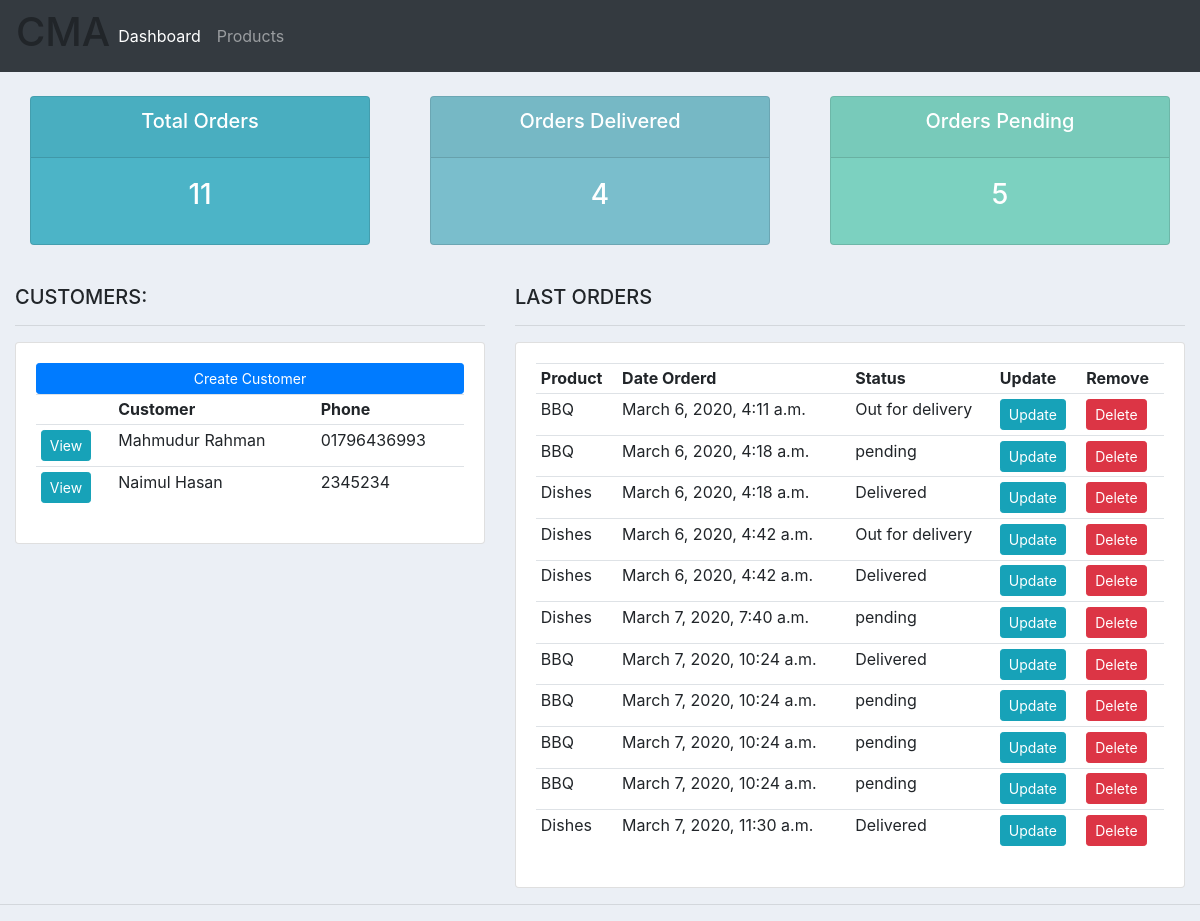
The page / on the database its author committed.
### accounts/models.py (models this page shows, shortened)
class Customer(models.Model):
    name=models.CharField(max_length=200,null=True)
    phone=models.CharField(max_length=200,null=True)
    email=models.CharField(max_length=200,null=True)
    date_created=models.DateTimeField(auto_now_add=True, null=True)

class Order(models.Model):
    customer=models.ForeignKey(Customer,null=True,on_delete=models.SET_NULL)
    product=models.ForeignKey(Product,null=True,on_delete=models.SET_NULL)
    STATUS = (
        ('pending','pending'),
        ('Out for delivery','Out for delivery'),
        ('Delivered','Delivered'),
    )
    date_created=models.DateTimeField(auto_now_add=True,null=True)
    status = models.CharField(max_length=200, null=True,choices=STATUS)
    note = models.CharField(max_length=2000, null=True)

class Product(models.Model):
    CATAGORY =(
        ('Indoor','Indoor'),
        ('Out Door','Out Door'),
    )
    name=models.CharField(max_length=200,null=True)
    price=models.FloatField(max_length=200,null=True)
    category=models.CharField(max_length=200,null=True,choices=CATAGORY)
    description=models.CharField(max_length=200,null=True)
    date_created=models.DateTimeField(auto_now_add=True,null=True)
    tags = models.ManyToManyField(Tag)
    def __str__(self):
        return self.name

### accounts/views.py (the view)
# urls.py: 2. Add a URL to urlpatterns:  path('', views.home, name='home')
def home(request):
    orders=Order.objects.all()
    customers=Customer.objects.all()
    total_customers= customers.count()
    total_ordrs=orders.count()
    delivered=orders.filter(status='Delivered').count()
    pending=orders.filter(status='pending').count()
    context={'orders':orders,'customers':customers,'total_orders':total_ordrs,'pending':pending,'delivered':delivered}
    return render(request,'accounts/dashboard.html',context)

### accounts/templates/accounts/dashboard.html
{%  extends 'accounts/main.html' %}
{% block content %}
{%  include 'accounts/status.html' %}
<br>
<div class="row">
	<div class="col-md-5">
		<h5>CUSTOMERS:</h5>
		<hr>
		<div class="card card-body">
			<a class="btn btn-primary  btn-sm btn-block" href="">Create Customer</a>
			<table class="table table-sm">
				<tr>
					<th></th>
					<th>Customer</th>
					<th>Phone</th>
				</tr>
				{% for customer in customers %}
					<tr>
						<td><a class="btn btn-sm btn-info" href="{% url 'customer' customer.id %}">View</a></td>
						<td>{{customer.name}}</td>
						<td>{{customer.phone}}</td>
					</tr>
				{% endfor %}
			</table>
		</div>
	</div>
	<div class="col-md-7">
		<h5>LAST ORDERS</h5>
		<hr>
		<div class="card card-body">
			<table class="table table-sm">
				<tr>
					<th>Product</th>
					<th>Date Orderd</th>
					<th>Status</th>
					<th>Update</th>
					<th>Remove</th>
				</tr>
				{% for order in orders %}
					<tr>
						<td>{{order.product}}</td>
						<td>{{order.date_created}}</td>
						<td>{{order.status}}</td>
						<td><a class="btn btn-sm btn-info" href="{% url 'update_order' order.id %}">Update</a></td>
						<td><a class="btn btn-sm btn-danger" href="{% url 'delete_order' order.id %}">Delete</a></td>
					</tr>
				{% endfor %}
			</table>
		</div>
	</div>
</div>
{% endblock %}

### accounts/templates/accounts/main.html (shortened to what this page needs)
{% load static %}
<html>
    <head>
        <link rel="stylesheet" href="https://maxcdn.bootstrapcdn.com/bootstrap/4.0.0/css/bootstrap.min.css">
        <link rel="stylesheet" type="text/css" href="{% static '/css/main.css' %}">
    </head>
    <body>
        {% include 'accounts/Navbar.html' %}
        <div class="container-fluid">
            {%  block content %}
            {% endblock %}
        </div>
        <hr>
    </body>
</html>

### accounts/templates/accounts/Navbar.html (shortened to what this page needs)
{% load static %}
<nav class="navbar navbar-expand-lg navbar-dark bg-dark">
 <h1>CMA </h1>
  <div class="collapse navbar-collapse" id="navbarNav">
    <ul class="navbar-nav">
      <li class="nav-item active">
        <a class="nav-link" href="{% url 'home' %}">Dashboard</a>
      </li>
      <li class="nav-item">
        <a class="nav-link" href="{% url 'products' %}">Products</a>
      </li>
    </ul>
  </div>
</nav>

### accounts/templates/accounts/status.html
<br>
<div class="row">
	<div class="col">
		<div class="col-md">
			<div class="card text-center text-white  mb-3" id="total-orders">
			  	<div class="card-header">
			  		<h5 class="card-title">Total Orders</h5>
			  	</div>
			  	<div class="card-body">
			    	<h3 class="card-title">{{total_orders}}</h3>
			  	</div>
			</div>
		</div>
	</div>
	<div class="col">
		<div class="col-md">
			<div class="card text-center text-white  mb-3" id="orders-delivered">
			  	<div class="card-header">
			  		<h5 class="card-title">Orders Delivered</h5>
			  	</div>
			  	<div class="card-body">
			    	<h3 class="card-title">{{delivered}}</h3>
			  	</div>
			</div>
		</div>
	</div>
	<div class="col">
		<div class="col-md">
			<div class="card text-center text-white  mb-3" id="orders-pending">
			  	<div class="card-header">
			  		<h5 class="card-title">Orders Pending</h5>
			  	</div>
			  	<div class="card-body">
			    	<h3 class="card-title">{{pending}}</h3>
			  	</div>
			</div>
		</div>
	</div>
</div>

### static/css/main.css (style rules this page uses)
body { background-color: #ebeff5; }
#total-orders { background-color: #4cb4c7; }
#orders-delivered { background-color: #7abecc; }
#orders-pending { background-color: #7CD1C0; }

### rows shown on the page
Customer: name "Mahmudur Rahman", phone "01796436993"
Customer: name "Naimul Hasan", phone "2345234"
Order: product "BBQ", date_created "March 6, 2020, 4:11 a.m.", status "Out for delivery"
Order: product "BBQ", date_created "March 6, 2020, 4:18 a.m.", status "pending"
Order: product "Dishes", date_created "March 6, 2020, 4:18 a.m.", status "Delivered"
Order: product "Dishes", date_created "March 6, 2020, 4:42 a.m.", status "Out for delivery"
Order: product "Dishes", date_created "March 6, 2020, 4:42 a.m.", status "Delivered"
Order: product "Dishes", date_created "March 7, 2020, 7:40 a.m.", status "pending"
Order: product "BBQ", date_created "March 7, 2020, 10:24 a.m.", status "Delivered"
Order: product "BBQ", date_created "March 7, 2020, 10:24 a.m.", status "pending"
Order: product "BBQ", date_created "March 7, 2020, 10:24 a.m.", status "pending"
Order: product "BBQ", date_created "March 7, 2020, 10:24 a.m.", status "pending"
Order: product "Dishes", date_created "March 7, 2020, 11:30 a.m.", status "Delivered"

### other values the page prints
{{ total_orders }} "11"
{{ delivered }} "4"
{{ pending }} "5"
